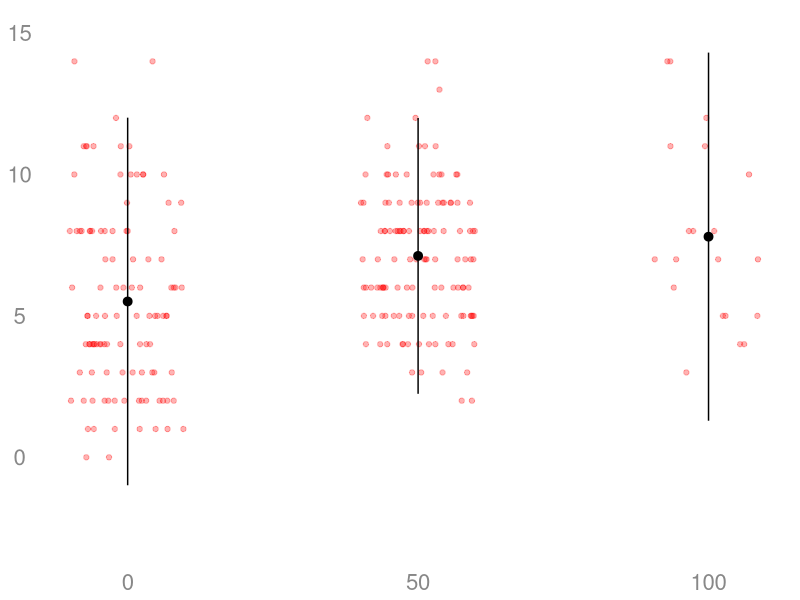
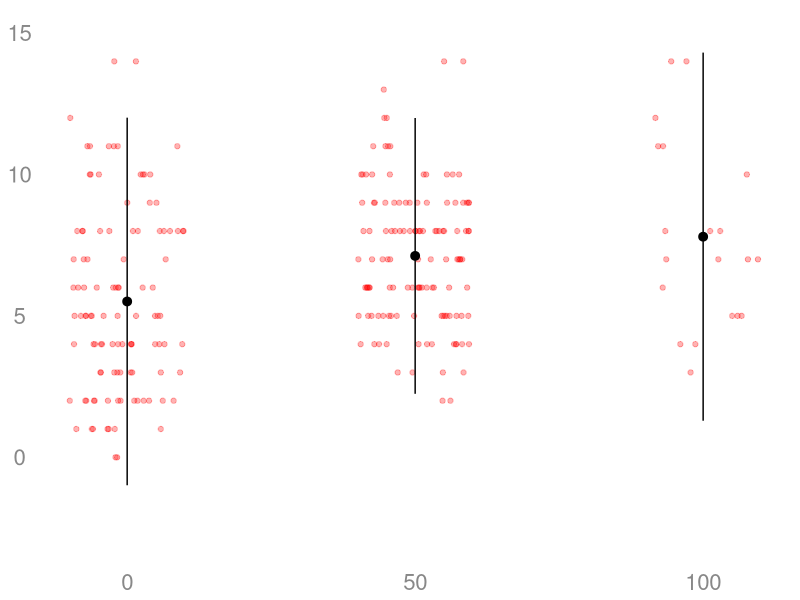
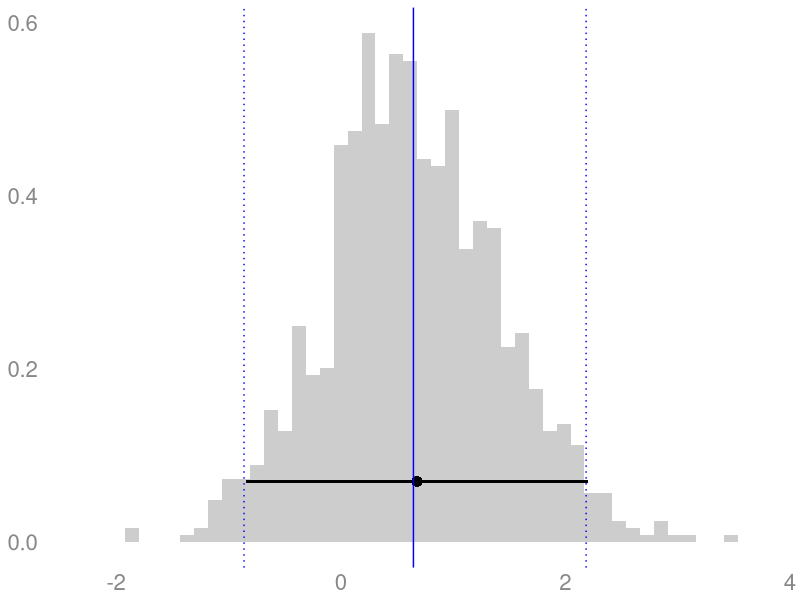
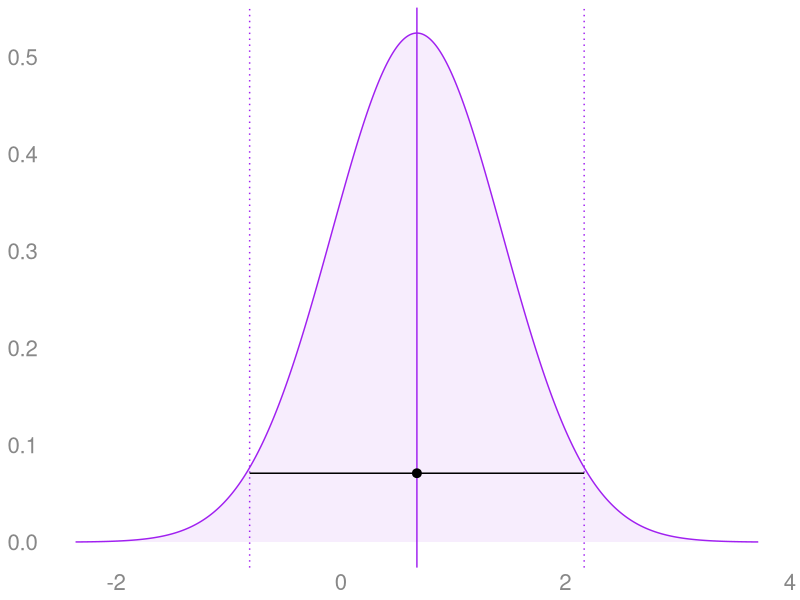
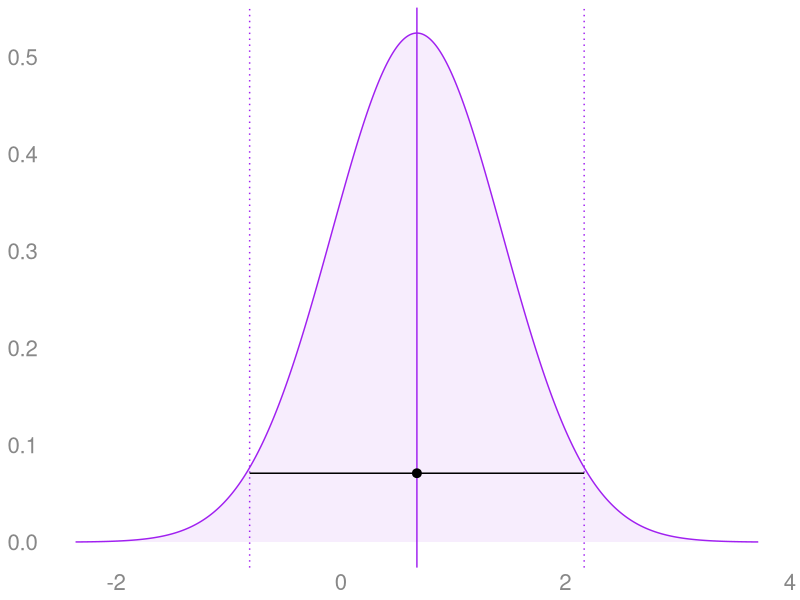
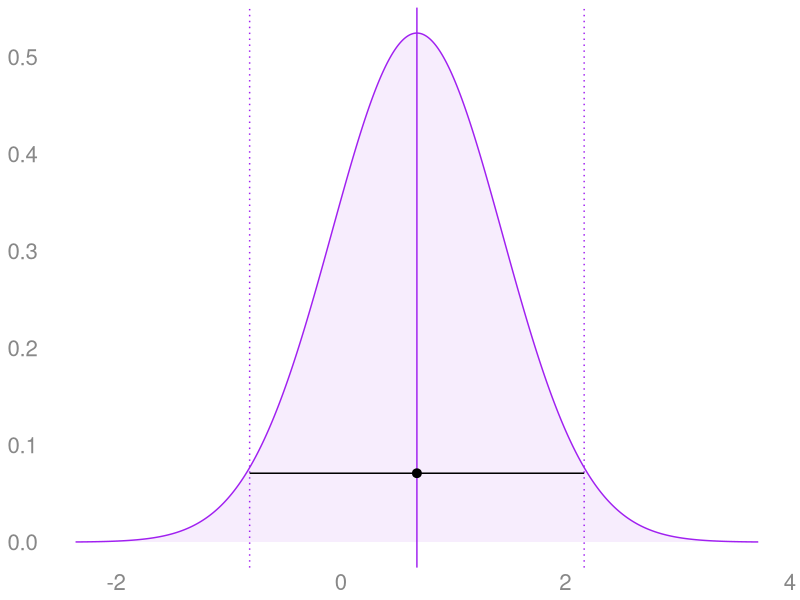
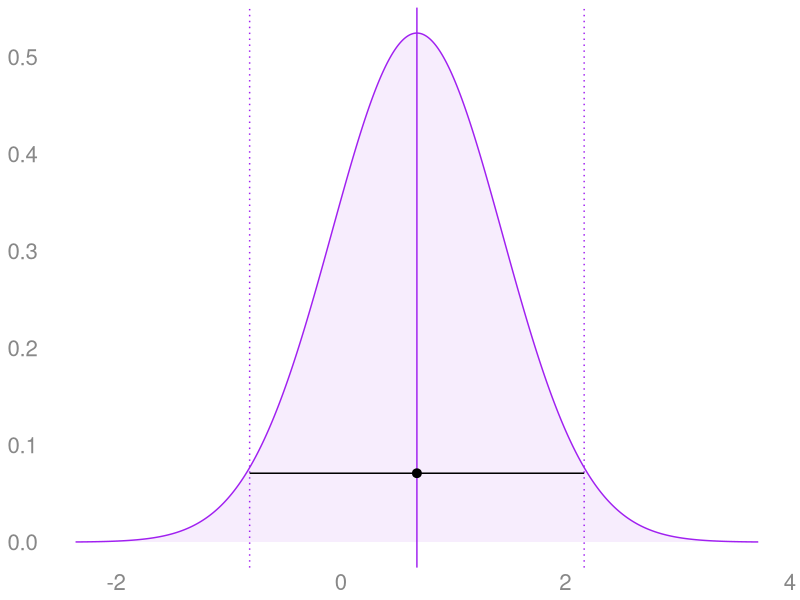
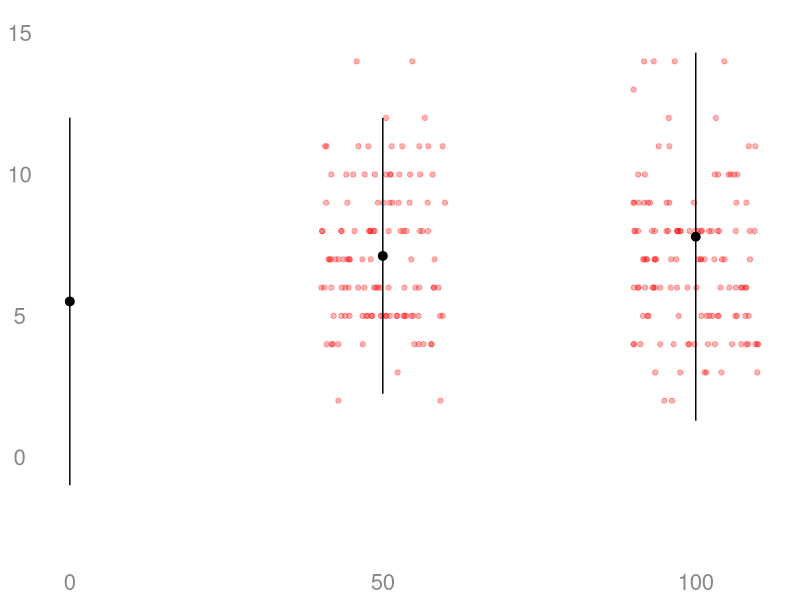

These figures' R source, in order:
## ---- chunk 1
library(purrr)
library(tibble)
library(dplyr)
library(magrittr)
library(stringr)
library(ggplot2)
library(htmltools)
library(kableExtra)
library(scales)

percent = label_percent(accuracy=1)
approx  = function(x,accuracy=.01) { label_number(accuracy=accuracy, scale_cut=cut_short_scale())(x) }
## ---- chunk 2
fontsize = 16
textcolor = "#888888"

class.theme = theme(plot.background = element_rect(fill = "transparent", colour = NA),
        panel.background = element_rect(fill = "transparent", colour = NA),
                    legend.background = element_rect(fill="transparent", colour = NA),
                    legend.box.background = element_rect(fill="transparent", colour = NA),
                    legend.key = element_rect(fill="transparent", colour = NA),
        axis.ticks.x = element_blank(),
        axis.ticks.y = element_blank(),
        axis.text.x  = element_text(colour = textcolor, size=fontsize),
        axis.text.y  = element_text(colour = textcolor, size=fontsize),
        axis.title.x  = element_text(colour = textcolor),
        axis.title.y  = element_text(colour = textcolor, angle=90)
)

theme_set(class.theme)
theme_update(axis.title.x  = element_blank(),
             axis.title.y  = element_blank())
simplified.theme = theme_get()

theme_update(axis.text.x   = element_blank(), 
              axis.text.y   = element_blank())
blank.theme = theme_get()

theme_update(panel.grid.major=element_line(color=rgb(1,0,0,.1,  maxColorValue=1)),
           panel.grid.minor=element_line(color=rgb(0,1,0,.1, maxColorValue=1)))
grid.theme = theme_get()

theme_set(simplified.theme)
## ---- chunk 3
ellipsis <- function(df, nhead=5L, ntail=2) {
    rownames(df) = as.character(1:nrow(df))
    stopifnot("data.frame" %in% class(df))
    els <- rep(NA, ncol(df)) %>% 
        matrix(nrow=1, dimnames=list(NULL, names(df))) %>% 
        data.frame(stringsAsFactors=FALSE) %>% 
        tibble::as_tibble()
    rownames(els) = "⋮"
    dplyr::bind_rows(head(df, nhead), els, tail(df, ntail))
}
## ---- chunk 4
#| out-height: 300px
#| fig-asp: .3 
set.seed(3)

# Sampling 250 employees. Our population is an even mix of ...
#   'blue guys', who go 1/4 days no matter what
#   'green guys', who go more if it's free but --- unlike the ones in our table earlier --- don't care about classes

n=250
is.blue = rbinom(n,1, 1/2)
Yblue   = rbinom(n, 30, 1/4) 
Ygreen0 = rbinom(n, 30, 1/10)
Ygreen50 = rbinom(n, 30, 1/5)

Y0   = ifelse(is.blue, Yblue, Ygreen0)
Y50  = ifelse(is.blue, Yblue, Ygreen50)
Y100 = Y50   ### <--- this tells us we've got no effect.

# Randomizing by rolling two dice. R is their sum
R = sample(c(1:6), size=n, replace=TRUE) + sample(c(1:6), size=n, replace=TRUE)
D = case_match(R, 1:6~0, 7:10~50, 11:12~100)
Y = case_match(D, 0~Y0, 50~Y50, 100~Y100)

# Randomizing by rolling two dice. R is their sum
R = sample(c(1:6), size=n, replace=TRUE) + sample(c(1:6), size=n, replace=TRUE)
D = case_match(R,
  1:6~0,
  7:10~50,
  11:12~100)
Y = case_match(D,
  0~Y0,
  50~Y50,
  100~Y100)

real.data = tibble(D=D, Y=Y)
summaries = tibble(D=D, Y=Y) %>% group_by(D) %>% summarize(mean=mean(Y), sd=sd(Y), n=length(Y))

scatter = ggplot() + geom_point(aes(x=D, y=Y), color="red", data=tibble(D=D,Y=Y),
                                     position=position_jitter(w=10,h=0), alpha=.3) +
           geom_pointrange(aes(x=D, y=mean, ymin=mean-2*sd, ymax=mean+2*sd), data=summaries) +
           scale_x_continuous(breaks=c(0,50,100)) + labs(x="D", y="Y") + ylim(-3,15)
scatter
## ---- chunk 5
#| out-height: 300px
#| fig-asp: .3 
point.estimate = summaries$mean[summaries$D==100] - summaries$mean[summaries$D==50]
scatter
## ---- chunk 6
data = tibble(D=D, Y=Y)
boot.distn = function(data, B=1000) { 
  rows = purrr::map(1:B, function(i) {
    data.boot = data[sample(1:nrow(data), replace=TRUE),]
    summaries.boot = data.boot %>% group_by(D) %>% summarize(mean=mean(Y), sd=sd(Y), n=length(Y))
    model = lm(Y ~ D, data=data.boot)
    muhat = predict(model, newdata=data.frame(D=c(0,50,100)))

    tauhat.dif = mean(data.boot$Y[data.boot$D==100]) - mean(data.boot$Y[data.boot$D==50]) 
    tauhat.slope = muhat[3]-muhat[2]
    data.frame(dif=tauhat.dif, slope=tauhat.slope)
  })
  rows %>% bind_rows() 
}
boots = boot.distn(data)
## ---- chunk 7
width = function(samples, center=mean(samples), alpha=.05) {
  covg.dif = function(w) { 
    actual = mean( center - w/2 <= samples & samples <= center + w/2)
    nominal = 1-alpha 
    actual - nominal  
  }
  uniroot(covg.dif, interval=c(0, 2*max(abs(samples-center))))$root
}

distribution.plot = function(boot.samples, point.estimate, w=width(boot.samples), interval.replications=0, point.replications=0) { 
  drange = c(0, dnorm(0, mean=0, sd=sd(boot.samples)))
  p = ggplot(data.frame(samples=boot.samples)) + 
    geom_histogram(aes(x=samples, y=after_stat(density)), alpha=.3, bins=50)  +
    geom_pointrange(aes(y=dnorm(2*sd(samples), mean=0, sd=sd(samples)), 
      x=point.estimate, xmin=point.estimate - w/2, xmax=point.estimate + w/2)) + 
      geom_vline(xintercept=mean(boot.samples), color='blue') + 
      geom_vline(xintercept=quantile(boot.samples, c(.025,.975)), color='blue', linetype='dotted') 
  if(interval.replications > 0) { 
    K = interval.replications
    p = p + geom_pointrange(aes(y=y, x=x, xmin=xmin, xmax=xmax), 
          data=data.frame(y=seq(min(drange), max(drange), length.out=K), 
                  x=boot.samples[1:K], xmin=boot.samples[1:K] - w/2, xmax=boot.samples[1:K] + w/2), color='purple', alpha=.2)
  }
  if(point.replications > 0) { 
    K = point.replications
    p = p + geom_point(aes(y=y, x=x), 
          data=data.frame(y=seq(min(drange), max(drange), length.out=K), 
                  x=boot.samples[1:K], xmin=boot.samples[1:K] - w/2, xmax=boot.samples[1:K] + w/2), color='purple', alpha=.2)
  }
  p
}
## ---- chunk 8
#| out-height: 250px
#| fig.asp: .25
#| layout-ncol: 2

se = sqrt( var(Y[D==100])/sum(D==100) + var(Y[D==50])/sum(D==50) )
x = seq(point.estimate-4*se, point.estimate+4*se, length.out=1000)
normal.distribution.plot = ggplot() + 
    geom_area(aes(x=x, y=dnorm(x, mean=point.estimate, sd=se)), color='purple', fill='purple', alpha=.08) +
    geom_vline(aes(xintercept=point.estimate), color='purple', linetype='solid') +
    geom_vline(aes(xintercept=point.estimate + c(-1,1)*1.96*se), color='purple', linetype='dotted') +
    geom_pointrange(aes(y=dnorm(2*se, mean=0, sd=se), x=point.estimate, xmin=point.estimate - 1.96*se, xmax=point.estimate + 1.96*se))

distribution.plot(boots$dif, point.estimate) + xlim(min(x), max(x))
normal.distribution.plot + xlim(min(x), max(x))
## ---- chunk 9
#| out-height: 250px
#| fig.asp: .25
normal.distribution.plot + xlim(min(x), max(x))
## ---- chunk 10
#| out-height: 250px
#| fig.asp: .25
normal.distribution.plot + xlim(min(x), max(x))
## ---- chunk 11
#| out-height: 250px
#| fig.asp: .25
normal.distribution.plot + xlim(min(x), max(x))
## ---- chunk 12
#| out-height: 300px
#| fig-asp: .3 

n = 250
D = sample(c(50,100), size=n, replace=TRUE) 
Y = case_match(D,
  0~Y0,
  50~Y50,
  100~Y100)

summaries.new = tibble(D=D, Y=Y) %>% group_by(D) %>% summarize(mean=mean(Y), sd=sd(Y), n=length(Y))
point.estimate = summaries.new$mean[summaries.new$D==100] - summaries.new$mean[summaries.new$D==50]

scatter.new = ggplot() + geom_point(aes(x=D, y=Y), color="red", data=tibble(D=D,Y=Y),
                                     position=position_jitter(w=10,h=0), alpha=.3) +
           geom_pointrange(aes(x=D, y=mean, ymin=mean-2*sd, ymax=mean+2*sd), data=summaries) +
           scale_x_continuous(breaks=c(0,50,100)) + labs(x="D", y="Y") + ylim(-3,15)
scatter.new
## ---- chunk 13
boots.ifwecould = boot.distn(tibble(D=D, Y=Y))
## ---- chunk 14
#| out-height: 250px
#| fig.asp: .25
#| layout-ncol: 2

se = sqrt( var(Y[D==100])/sum(D==100) + var(Y[D==50])/sum(D==50) )
x = seq(point.estimate-4*se, point.estimate+4*se, length.out=1000)
normal.distribution.plot = ggplot() + 
    geom_area(aes(x=x, y=dnorm(x, mean=point.estimate, sd=se)), color='purple', fill='purple', alpha=.08) +
    geom_vline(aes(xintercept=point.estimate), color='purple', linetype='solid') +
    geom_vline(aes(xintercept=point.estimate + c(-1,1)*1.96*se), color='purple', linetype='dotted') +
    geom_pointrange(aes(y=dnorm(2*se, mean=0, sd=se), x=point.estimate, xmin=point.estimate - 1.96*se, xmax=point.estimate + 1.96*se))

distribution.plot(boots.ifwecould$dif, point.estimate) + xlim(min(x), max(x))
normal.distribution.plot + xlim(min(x), max(x))
## ---- chunk 15
#| out-height: 300px
#| fig-asp: .3 

model=lm(Y ~ D, data=real.data)
mu.hat = predict(model, newdata=data.frame(D=c(0,50,100)))
slope.point.estimate = mu.hat[3]-mu.hat[2]

scatter + geom_line(aes(x=c(0,50,100), y=mu.hat), color='blue', linetype='dashed')
## ---- chunk 16
#| out-height: 250px
#| fig.asp: .25
#| layout-ncol: 2 
#| fig-subcap:
#|   - "Difference in Sample Means Sampling Dist"
#|   - "Fitted-Line-Based Sampling Dist" 

real.point.estimate = mean(real.data$Y[real.data$D==100]) - mean(real.data$Y[real.data$D==50])
x = seq(slope.point.estimate-7*se, slope.point.estimate+7*se, length.out=1000)
distribution.plot(boots$dif,   real.point.estimate) + xlim(min(x), max(x)) 
distribution.plot(boots$slope, slope.point.estimate) + xlim(min(x), max(x))
## ---- chunk 17
#| out-height: 300px
#| fig-asp: .3 

scatter + geom_line(aes(x=c(0,50,100), y=mu.hat), color='blue', linetype='dashed') + 
  coord_cartesian(ylim=range(summaries$mean) + .5*c(-1,+1))
## ---- chunk 18
#| out-height: 250px
#| fig.asp: .25
#| layout-ncol: 2 
#| fig-subcap:
#|   - "Difference in Sample Means Sampling Dist"
#|   - "Fitted-Line-Based Sampling Dist" 

distribution.plot(boots$dif,   real.point.estimate) + xlim(min(x), max(x))
distribution.plot(boots$slope, slope.point.estimate)  + xlim(min(x), max(x))
## ---- chunk 19

line.based.estimates = purrr::map(1:1000, function(b) {
  n=250
  is.blue = rbinom(n,1, 1/2)
  Yblue   = rbinom(n, 30, 1/4) 
  Ygreen0 = rbinom(n, 30, 1/10)
  Ygreen50 = rbinom(n, 30, 1/5)

  Y0   = ifelse(is.blue, Yblue, Ygreen0)
  Y50  = ifelse(is.blue, Yblue, Ygreen50)
  Y100 = Y50   ### <--- this tells us we've got no effect.

  # Randomizing by rolling two dice. R is their sum
  R = sample(c(1:6), size=n, replace=TRUE) + sample(c(1:6), size=n, replace=TRUE)
  D = case_match(R, 1:6~0, 7:10~50, 11:12~100)
  Y  = case_match(D, 0~Y0, 50~Y50, 100~Y100)

  model=lm(Y ~ D, data=tibble(D=D, Y=Y))
  mu.hat = predict(model, newdata=data.frame(D=c(0,50,100)))
  data.frame(estimate =  mu.hat[3]-mu.hat[2], se = sqrt(vcov(model)[2,2])*50)
}) %>% bind_rows()

## ---- chunk 20
#| out-height: 500px

line.based.estimates$i = 1:nrow(line.based.estimates)
slope.se = sqrt(vcov(model)[2,2])*50
line.sampling.dist = ggplot() + 
  geom_histogram(aes(x=estimate, y=after_stat(density)), bins=50, alpha=.2, data=line.based.estimates) + 
  geom_vline(aes(xintercept=mean(estimate)), color='blue', data=line.based.estimates) +
  geom_pointrange(aes(x=slope.point.estimate, y=dnorm(2*slope.se, mean=0, sd=slope.se), 
                      xmin=slope.point.estimate - 1.96*slope.se, 
                      xmax=slope.point.estimate + 1.96*slope.se))
line.sampling.dist
## ---- chunk 21
#| out-height: 500px
covers =  abs(line.based.estimates$estimate) <= 1.96*line.based.estimates$se 
line.sampling.dist + geom_pointrange(aes(x=estimate, y=(8*i/100)*dnorm(2*slope.se, mean=0, sd=slope.se), 
                      xmin=estimate - 1.96*se, 
                      xmax=estimate + 1.96*se), data=line.based.estimates[1:100,], color='purple', alpha=.4)  
## ---- chunk 22
#| out-height: 250px
#| fig.asp: .25
#| layout-ncol: 2 
#| fig-subcap:
#|   - "Difference in Sample Means Sampling Dist (n=250)"
#|   - "Fitted-Line-Based Sampling Dist (n=250)" 

xrange = c(-4,4)
scale_x = scale_x_continuous(breaks=seq(min(xrange), max(xrange), by=1), limits=xrange)
distribution.plot(boots$dif,   real.point.estimate) + scale_x
distribution.plot(boots$slope, slope.point.estimate)  + scale_x
## ---- chunk 23
#| out-height: 250px
#| fig.asp: .25
#| layout-ncol: 2 
#| fig-subcap:
#|   - "Difference in Sample Means Sampling Dist (n=50)"
#|   - "Fitted-Line-Based Sampling Dist (n=50)" 

ind = c(51:100) 
# because 1:50 happened to give us an unusually large line-based estimate (of ~2)
# and that didn't help make the point we want

summaries.small = real.data[ind, ] %>% group_by(D) %>% summarize(mean=mean(Y), sd=sd(Y), n=length(Y))
small.point.estimate = summaries.small$mean[summaries.small$D==100] - summaries.small$mean[summaries.small$D==50]
smallboots = boot.distn(real.data[ind, ])

model=lm(Y ~ D, data=real.data[ind,])
mu.hat = predict(model, newdata=data.frame(D=c(0,50,100)))
small.slope.point.estimate = mu.hat[3]-mu.hat[2]

distribution.plot(smallboots$dif[is.finite(smallboots$dif)],   small.point.estimate) + scale_x
distribution.plot(smallboots$slope, small.slope.point.estimate)  + scale_x
# on the is.finite thing: 
#  - we get some NAs when our bootstrap sample includes no D=100 points. 
#  - It's pretty rare. We'll ignore it.
